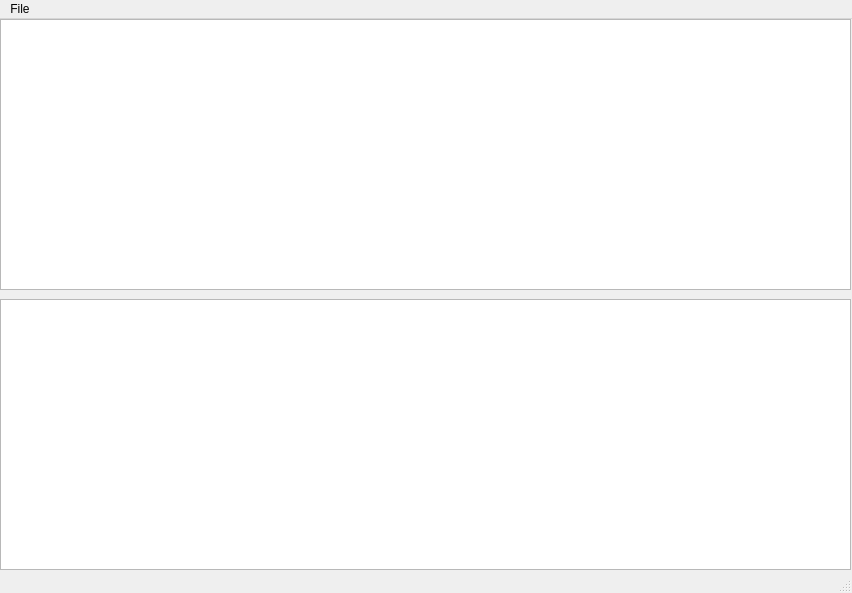
<?xml version="1.0" encoding="UTF-8"?>
<ui version="4.0">
 <class>MainWindow</class>
 <widget class="QMainWindow" name="MainWindow">
  <property name="geometry">
   <rect>
    <x>0</x>
    <y>0</y>
    <width>852</width>
    <height>593</height>
   </rect>
  </property>
  <property name="windowTitle">
   <string>MainWindow</string>
  </property>
  <widget class="QWidget" name="centralwidget">
   <widget class="QTableView" name="tableView">
    <property name="geometry">
     <rect>
      <x>0</x>
      <y>0</y>
      <width>851</width>
      <height>271</height>
     </rect>
    </property>
    <property name="selectionBehavior">
     <enum>QAbstractItemView::SelectRows</enum>
    </property>
    <attribute name="verticalHeaderVisible">
     <bool>false</bool>
    </attribute>
   </widget>
   <widget class="QTreeView" name="treeView">
    <property name="geometry">
     <rect>
      <x>0</x>
      <y>280</y>
      <width>851</width>
      <height>271</height>
     </rect>
    </property>
   </widget>
  </widget>
  <widget class="QMenuBar" name="menubar">
   <property name="geometry">
    <rect>
     <x>0</x>
     <y>0</y>
     <width>852</width>
     <height>21</height>
    </rect>
   </property>
   <widget class="QMenu" name="menuFile">
    <property name="title">
     <string>File</string>
    </property>
    <addaction name="actionOpen"/>
   </widget>
   <addaction name="menuFile"/>
  </widget>
  <widget class="QStatusBar" name="statusbar"/>
  <action name="actionOpen">
   <property name="text">
    <string>Open</string>
   </property>
  </action>
 </widget>
 <resources/>
 <connections/>
</ui>
